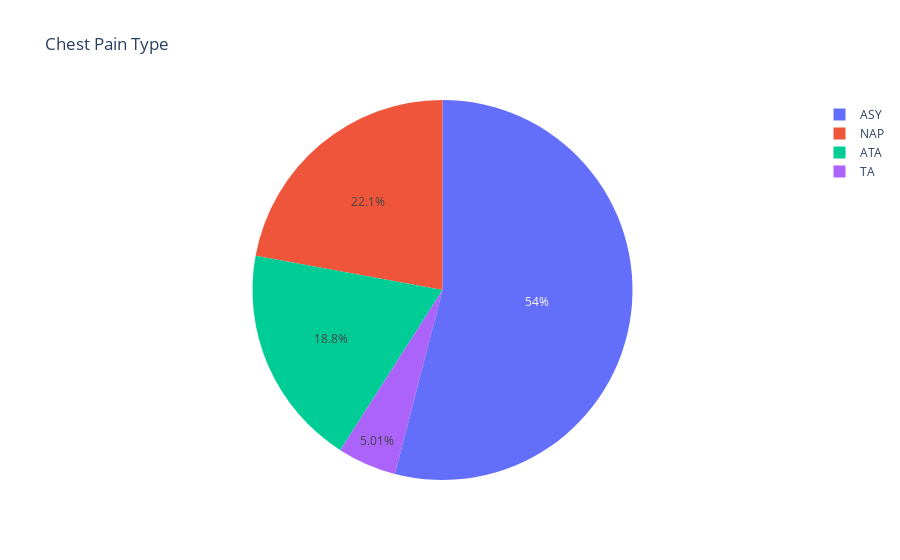

The code cell stored with this chart in its notebook:
### Code cell
pie_graph(heart,'Chest Pain Type', 'ChestPainType')

### Figure 1 — Plotly figure (JSON) as saved in the notebook; plotly's stock layout.template omitted (floating-point values rounded to 4 significant figures)
{"data": [{"labels": ["ASY", "NAP", "ATA", "TA"], "type": "pie", "values": [496, 203, 173, 46]}], "layout": {"title": {"text": "Chest Pain Type"}}}
